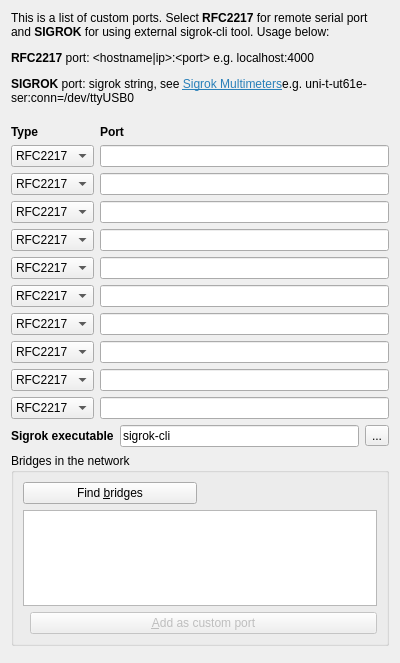
<?xml version="1.0" encoding="UTF-8"?>
<ui version="4.0">
 <class>UIPortsPrefs</class>
 <widget class="SettingsPage" name="UIPortsPrefs">
  <property name="geometry">
   <rect>
    <x>0</x>
    <y>0</y>
    <width>400</width>
    <height>663</height>
   </rect>
  </property>
  <layout class="QVBoxLayout" name="verticalLayout">
   <item>
    <widget class="QLabel" name="labelDesc">
     <property name="text">
      <string>&lt;!DOCTYPE HTML PUBLIC &quot;-//W3C//DTD HTML 4.0//EN&quot; &quot;http://www.w3.org/TR/REC-html40/strict.dtd&quot;&gt;
&lt;html&gt;&lt;head&gt;&lt;meta name=&quot;qrichtext&quot; content=&quot;1&quot; /&gt;&lt;meta charset=&quot;utf-8&quot; /&gt;&lt;style type=&quot;text/css&quot;&gt;
p, li { white-space: pre-wrap; }
hr { height: 1px; border-width: 0; }
li.unchecked::marker { content: &quot;\2610&quot;; }
li.checked::marker { content: &quot;\2612&quot;; }
&lt;/style&gt;&lt;/head&gt;&lt;body style=&quot; font-family:'Sans Serif'; font-size:9pt; font-weight:400; font-style:normal;&quot;&gt;
&lt;p style=&quot; margin-top:12px; margin-bottom:12px; margin-left:0px; margin-right:0px; -qt-block-indent:0; text-indent:0px;&quot;&gt;This is a list of custom ports. Select &lt;span style=&quot; font-weight:700;&quot;&gt;RFC2217&lt;/span&gt; for remote serial port and &lt;span style=&quot; font-weight:700;&quot;&gt;SIGROK&lt;/span&gt; for using external sigrok-cli tool. Usage below:&lt;/p&gt;
&lt;p style=&quot; margin-top:12px; margin-bottom:12px; margin-left:0px; margin-right:0px; -qt-block-indent:0; text-indent:0px;&quot;&gt;&lt;span style=&quot; font-weight:700;&quot;&gt;RFC2217&lt;/span&gt; port: &amp;lt;hostname|ip&amp;gt;:&amp;lt;port&amp;gt; e.g. localhost:4000&lt;/p&gt;
&lt;p style=&quot; margin-top:12px; margin-bottom:12px; margin-left:0px; margin-right:0px; -qt-block-indent:0; text-indent:0px;&quot;&gt;&lt;span style=&quot; font-weight:700;&quot;&gt;SIGROK&lt;/span&gt; port: sigrok string, see &lt;a href=&quot;https://sigrok.org/wiki/Supported_hardware#Multimeters&quot;&gt;&lt;span style=&quot; text-decoration: underline; color:#2980b9;&quot;&gt;Sigrok Multimeters&lt;/span&gt;&lt;/a&gt;e.g. &lt;span style=&quot; font-family:'monospace';&quot;&gt;uni-t-ut61e-ser:conn=/dev/ttyUSB0&lt;br /&gt;&lt;/span&gt;&lt;/p&gt;&lt;/body&gt;&lt;/html&gt;</string>
     </property>
     <property name="textFormat">
      <enum>Qt::RichText</enum>
     </property>
     <property name="wordWrap">
      <bool>true</bool>
     </property>
     <property name="openExternalLinks">
      <bool>true</bool>
     </property>
    </widget>
   </item>
   <item>
    <layout class="QFormLayout" name="formLayout">
     <item row="2" column="0">
      <widget class="QComboBox" name="ui_customPortType0">
       <property name="minimumSize">
        <size>
         <width>80</width>
         <height>0</height>
        </size>
       </property>
       <property name="currentText">
        <string notr="true">RFC2217</string>
       </property>
       <item>
        <property name="text">
         <string notr="true">RFC2217</string>
        </property>
       </item>
       <item>
        <property name="text">
         <string notr="true">SIGROK</string>
        </property>
       </item>
      </widget>
     </item>
     <item row="2" column="1">
      <widget class="QLineEdit" name="ui_customPort0">
       <property name="text">
        <string notr="true"/>
       </property>
      </widget>
     </item>
     <item row="3" column="0">
      <widget class="QComboBox" name="ui_customPortType1">
       <property name="minimumSize">
        <size>
         <width>80</width>
         <height>0</height>
        </size>
       </property>
       <property name="currentText">
        <string notr="true">RFC2217</string>
       </property>
       <item>
        <property name="text">
         <string notr="true">RFC2217</string>
        </property>
       </item>
       <item>
        <property name="text">
         <string notr="true">SIGROK</string>
        </property>
       </item>
      </widget>
     </item>
     <item row="3" column="1">
      <widget class="QLineEdit" name="ui_customPort1">
       <property name="text">
        <string notr="true"/>
       </property>
      </widget>
     </item>
     <item row="4" column="0">
      <widget class="QComboBox" name="ui_customPortType2">
       <property name="minimumSize">
        <size>
         <width>80</width>
         <height>0</height>
        </size>
       </property>
       <property name="currentText">
        <string notr="true">RFC2217</string>
       </property>
       <item>
        <property name="text">
         <string notr="true">RFC2217</string>
        </property>
       </item>
       <item>
        <property name="text">
         <string notr="true">SIGROK</string>
        </property>
       </item>
      </widget>
     </item>
     <item row="4" column="1">
      <widget class="QLineEdit" name="ui_customPort2">
       <property name="text">
        <string notr="true"/>
       </property>
      </widget>
     </item>
     <item row="5" column="0">
      <widget class="QComboBox" name="ui_customPortType3">
       <property name="minimumSize">
        <size>
         <width>80</width>
         <height>0</height>
        </size>
       </property>
       <property name="currentText">
        <string notr="true">RFC2217</string>
       </property>
       <item>
        <property name="text">
         <string notr="true">RFC2217</string>
        </property>
       </item>
       <item>
        <property name="text">
         <string notr="true">SIGROK</string>
        </property>
       </item>
      </widget>
     </item>
     <item row="5" column="1">
      <widget class="QLineEdit" name="ui_customPort3">
       <property name="text">
        <string notr="true"/>
       </property>
      </widget>
     </item>
     <item row="6" column="0">
      <widget class="QComboBox" name="ui_customPortType4">
       <property name="minimumSize">
        <size>
         <width>80</width>
         <height>0</height>
        </size>
       </property>
       <property name="currentText">
        <string notr="true">RFC2217</string>
       </property>
       <item>
        <property name="text">
         <string notr="true">RFC2217</string>
        </property>
       </item>
       <item>
        <property name="text">
         <string notr="true">SIGROK</string>
        </property>
       </item>
      </widget>
     </item>
     <item row="6" column="1">
      <widget class="QLineEdit" name="ui_customPort4">
       <property name="text">
        <string notr="true"/>
       </property>
      </widget>
     </item>
     <item row="7" column="0">
      <widget class="QComboBox" name="ui_customPortType5">
       <property name="minimumSize">
        <size>
         <width>80</width>
         <height>0</height>
        </size>
       </property>
       <property name="currentText">
        <string notr="true">RFC2217</string>
       </property>
       <item>
        <property name="text">
         <string notr="true">RFC2217</string>
        </property>
       </item>
       <item>
        <property name="text">
         <string notr="true">SIGROK</string>
        </property>
       </item>
      </widget>
     </item>
     <item row="7" column="1">
      <widget class="QLineEdit" name="ui_customPort5">
       <property name="text">
        <string notr="true"/>
       </property>
      </widget>
     </item>
     <item row="8" column="0">
      <widget class="QComboBox" name="ui_customPortType6">
       <property name="minimumSize">
        <size>
         <width>80</width>
         <height>0</height>
        </size>
       </property>
       <property name="currentText">
        <string notr="true">RFC2217</string>
       </property>
       <item>
        <property name="text">
         <string notr="true">RFC2217</string>
        </property>
       </item>
       <item>
        <property name="text">
         <string notr="true">SIGROK</string>
        </property>
       </item>
      </widget>
     </item>
     <item row="8" column="1">
      <widget class="QLineEdit" name="ui_customPort6">
       <property name="text">
        <string notr="true"/>
       </property>
      </widget>
     </item>
     <item row="9" column="0">
      <widget class="QComboBox" name="ui_customPortType7">
       <property name="minimumSize">
        <size>
         <width>80</width>
         <height>0</height>
        </size>
       </property>
       <property name="currentText">
        <string notr="true">RFC2217</string>
       </property>
       <item>
        <property name="text">
         <string notr="true">RFC2217</string>
        </property>
       </item>
       <item>
        <property name="text">
         <string notr="true">SIGROK</string>
        </property>
       </item>
      </widget>
     </item>
     <item row="9" column="1">
      <widget class="QLineEdit" name="ui_customPort7">
       <property name="text">
        <string notr="true"/>
       </property>
      </widget>
     </item>
     <item row="10" column="0">
      <widget class="QComboBox" name="ui_customPortType8">
       <property name="minimumSize">
        <size>
         <width>80</width>
         <height>0</height>
        </size>
       </property>
       <property name="currentText">
        <string notr="true">RFC2217</string>
       </property>
       <item>
        <property name="text">
         <string notr="true">RFC2217</string>
        </property>
       </item>
       <item>
        <property name="text">
         <string notr="true">SIGROK</string>
        </property>
       </item>
      </widget>
     </item>
     <item row="10" column="1">
      <widget class="QLineEdit" name="ui_customPort8">
       <property name="text">
        <string notr="true"/>
       </property>
      </widget>
     </item>
     <item row="11" column="0">
      <widget class="QComboBox" name="ui_customPortType9">
       <property name="minimumSize">
        <size>
         <width>80</width>
         <height>0</height>
        </size>
       </property>
       <property name="currentText">
        <string notr="true">RFC2217</string>
       </property>
       <item>
        <property name="text">
         <string notr="true">RFC2217</string>
        </property>
       </item>
       <item>
        <property name="text">
         <string notr="true">SIGROK</string>
        </property>
       </item>
      </widget>
     </item>
     <item row="11" column="1">
      <widget class="QLineEdit" name="ui_customPort9">
       <property name="text">
        <string notr="true"/>
       </property>
      </widget>
     </item>
     <item row="1" column="0">
      <widget class="QLabel" name="labelType">
       <property name="font">
        <font>
         <bold>true</bold>
        </font>
       </property>
       <property name="text">
        <string>Type</string>
       </property>
      </widget>
     </item>
     <item row="1" column="1">
      <widget class="QLabel" name="labelPort">
       <property name="font">
        <font>
         <bold>true</bold>
        </font>
       </property>
       <property name="text">
        <string>Port</string>
       </property>
      </widget>
     </item>
    </layout>
   </item>
   <item>
    <layout class="QHBoxLayout" name="horizontalLayout">
     <item>
      <widget class="QLabel" name="labelExe">
       <property name="font">
        <font>
         <bold>true</bold>
        </font>
       </property>
       <property name="text">
        <string>Sigrok executable</string>
       </property>
      </widget>
     </item>
     <item>
      <widget class="QLineEdit" name="ui_sigrokExe">
       <property name="text">
        <string notr="true">sigrok-cli</string>
       </property>
      </widget>
     </item>
     <item>
      <widget class="QToolButton" name="ui_sigrokExeButton">
       <property name="text">
        <string notr="true">...</string>
       </property>
      </widget>
     </item>
    </layout>
   </item>
   <item>
    <widget class="QGroupBox" name="ui_bridgeGroup">
     <property name="title">
      <string>Bridges in the network</string>
     </property>
     <layout class="QVBoxLayout" name="verticalLayout_bridges">
      <item>
       <layout class="QHBoxLayout" name="horizontalLayout_bridges">
        <item>
         <widget class="QPushButton" name="ui_bridgeSearch">
          <property name="text">
           <string>Find &amp;bridges</string>
          </property>
          <property name="whatsThis">
           <string>Looks for qtdmm-bridge instances announcing themselves by mDNS in the local network and lists their ports.</string>
          </property>
         </widget>
        </item>
        <item>
         <widget class="QLabel" name="ui_bridgeHint">
          <property name="text">
           <string notr="true"/>
          </property>
          <property name="wordWrap">
           <bool>true</bool>
          </property>
         </widget>
        </item>
       </layout>
      </item>
      <item>
       <widget class="QListWidget" name="ui_bridgeList">
        <property name="whatsThis">
         <string>Ports the bridges serve. Double-click one, or select it and press Add, to put it into the next free custom port line as an RFC2217 entry.</string>
        </property>
        <property name="maximumSize">
         <size>
          <width>16777215</width>
          <height>110</height>
         </size>
        </property>
       </widget>
      </item>
      <item>
       <layout class="QHBoxLayout" name="horizontalLayout_bridgeAdd">
        <item>
         <spacer name="spacer_bridgeAdd">
          <property name="orientation">
           <enum>Qt::Horizontal</enum>
          </property>
         </spacer>
        </item>
        <item>
         <widget class="QPushButton" name="ui_bridgeAdd">
          <property name="text">
           <string>&amp;Add as custom port</string>
          </property>
          <property name="enabled">
           <bool>false</bool>
          </property>
         </widget>
        </item>
       </layout>
      </item>
     </layout>
    </widget>
   </item>
   <item>
    <spacer name="Spacer1_8">
     <property name="orientation">
      <enum>Qt::Vertical</enum>
     </property>
     <property name="sizeType">
      <enum>QSizePolicy::Expanding</enum>
     </property>
     <property name="sizeHint" stdset="0">
      <size>
       <width>20</width>
       <height>20</height>
      </size>
     </property>
    </spacer>
   </item>
  </layout>
 </widget>
 <customwidgets>
  <customwidget>
   <class>SettingsPage</class>
   <extends>QWidget</extends>
   <header>ui/settings/settingspage.h</header>
   <container>1</container>
  </customwidget>
 </customwidgets>
 <includes>
  <include location="global">ui/settings/settingspage.h</include>
 </includes>
 <resources>
  <include location="../resources.qrc"/>
 </resources>
 <connections/>
 <slots>
  <slot>on_ui_sigrok_btn_clicked()</slot>
 </slots>
</ui>
